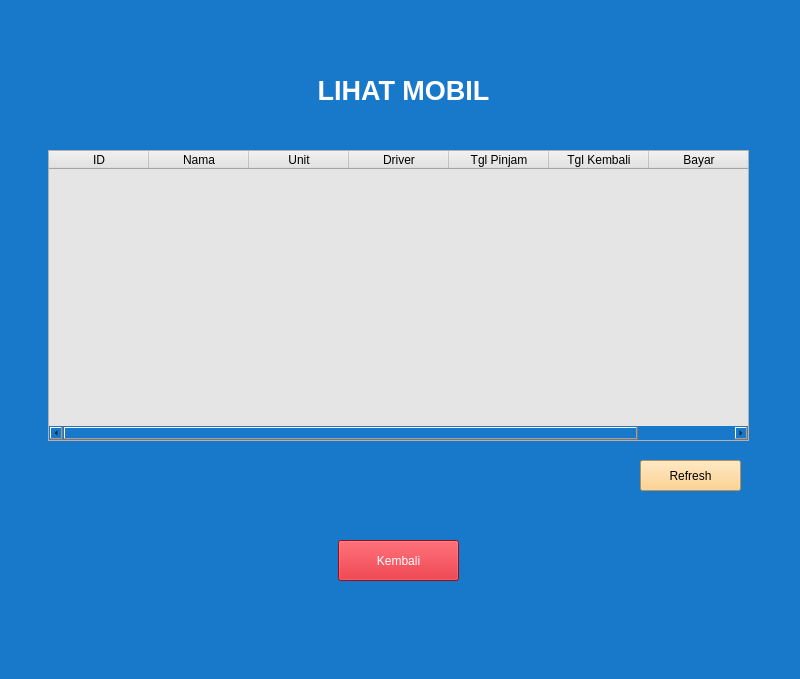
<?xml version="1.0" encoding="UTF-8"?>
<ui version="4.0">
 <class>MainWindow</class>
 <widget class="QMainWindow" name="MainWindow">
  <property name="geometry">
   <rect>
    <x>0</x>
    <y>0</y>
    <width>800</width>
    <height>679</height>
   </rect>
  </property>
  <property name="windowTitle">
   <string>MainWindow</string>
  </property>
  <property name="styleSheet">
   <string notr="true">background-color: rgb(0, 170, 255);
background-color: rgb(24, 121, 202);</string>
  </property>
  <widget class="QWidget" name="centralwidget">
   <widget class="QPushButton" name="pushButton_kembali">
    <property name="geometry">
     <rect>
      <x>338</x>
      <y>540</y>
      <width>121</width>
      <height>41</height>
     </rect>
    </property>
    <property name="font">
     <font>
      <pointsize>9</pointsize>
     </font>
    </property>
    <property name="styleSheet">
     <string notr="true">color: rgb(255, 255, 255);
background-color: rgb(212, 17, 30);</string>
    </property>
    <property name="text">
     <string>Kembali</string>
    </property>
   </widget>
   <widget class="QLabel" name="label_4">
    <property name="geometry">
     <rect>
      <x>248</x>
      <y>70</y>
      <width>311</width>
      <height>41</height>
     </rect>
    </property>
    <property name="font">
     <font>
      <pointsize>20</pointsize>
      <weight>75</weight>
      <bold>true</bold>
     </font>
    </property>
    <property name="styleSheet">
     <string notr="true">color: rgb(255, 255, 255);</string>
    </property>
    <property name="text">
     <string>LIHAT MOBIL</string>
    </property>
    <property name="alignment">
     <set>Qt::AlignCenter</set>
    </property>
   </widget>
   <widget class="QTableWidget" name="tableWidget">
    <property name="geometry">
     <rect>
      <x>48</x>
      <y>150</y>
      <width>701</width>
      <height>291</height>
     </rect>
    </property>
    <property name="styleSheet">
     <string notr="true">background-color: rgb(229, 229, 229);</string>
    </property>
    <column>
     <property name="text">
      <string>ID</string>
     </property>
    </column>
    <column>
     <property name="text">
      <string>Nama</string>
     </property>
    </column>
    <column>
     <property name="text">
      <string>Unit</string>
     </property>
    </column>
    <column>
     <property name="text">
      <string>Driver</string>
     </property>
    </column>
    <column>
     <property name="text">
      <string>Tgl Pinjam</string>
     </property>
    </column>
    <column>
     <property name="text">
      <string>Tgl Kembali</string>
     </property>
    </column>
    <column>
     <property name="text">
      <string>Bayar</string>
     </property>
    </column>
   </widget>
   <widget class="QPushButton" name="pushButton_refresh">
    <property name="geometry">
     <rect>
      <x>640</x>
      <y>460</y>
      <width>101</width>
      <height>31</height>
     </rect>
    </property>
    <property name="styleSheet">
     <string notr="true">background-color: rgb(255, 202, 111);</string>
    </property>
    <property name="text">
     <string>Refresh</string>
    </property>
   </widget>
  </widget>
  <widget class="QStatusBar" name="statusbar"/>
 </widget>
 <resources/>
 <connections/>
</ui>
